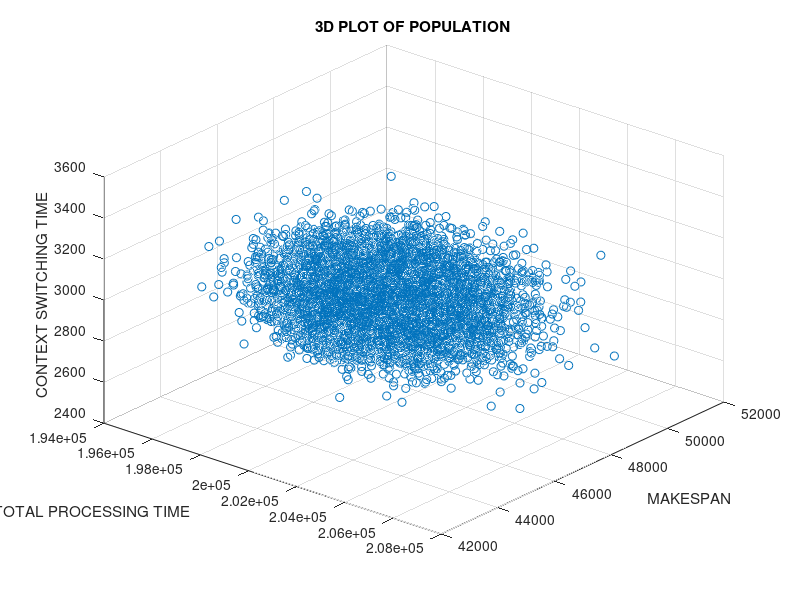

This chart was generated by the following MATLAB code:




%% PLOTTING 3D

% POPULATION SIZE
POPULATION_SIZE = 10000;

% LOAD DATA
POPULATION = load('POPULATION.mat');

% PREALLOCATION OF OBJECTS
x = zeros(POPULATION_SIZE, 1, 'uint32');
y = zeros(POPULATION_SIZE, 1, 'uint32');
z = zeros(POPULATION_SIZE, 1, 'uint32');

i = 1;
while i <= POPULATION_SIZE
	x(i) = POPULATION.POPULATION(i).TOTAL_PROCESSING_TIME;
    y(i) = POPULATION.POPULATION(i).TOTAL_MAKESPAN_TIME;
    z(i) = POPULATION.POPULATION(i).TOTAL_CON_SWIT_TIME;
    % INCREMENT
    i = i + 1;
end

% PLOT
scatter3(x,y,z);
view(40,35)

title('3D PLOT OF POPULATION')

xlabel('TOTAL PROCESSING TIME');
ylabel('MAKESPAN');
zlabel('CONTEXT SWITCHING TIME');
